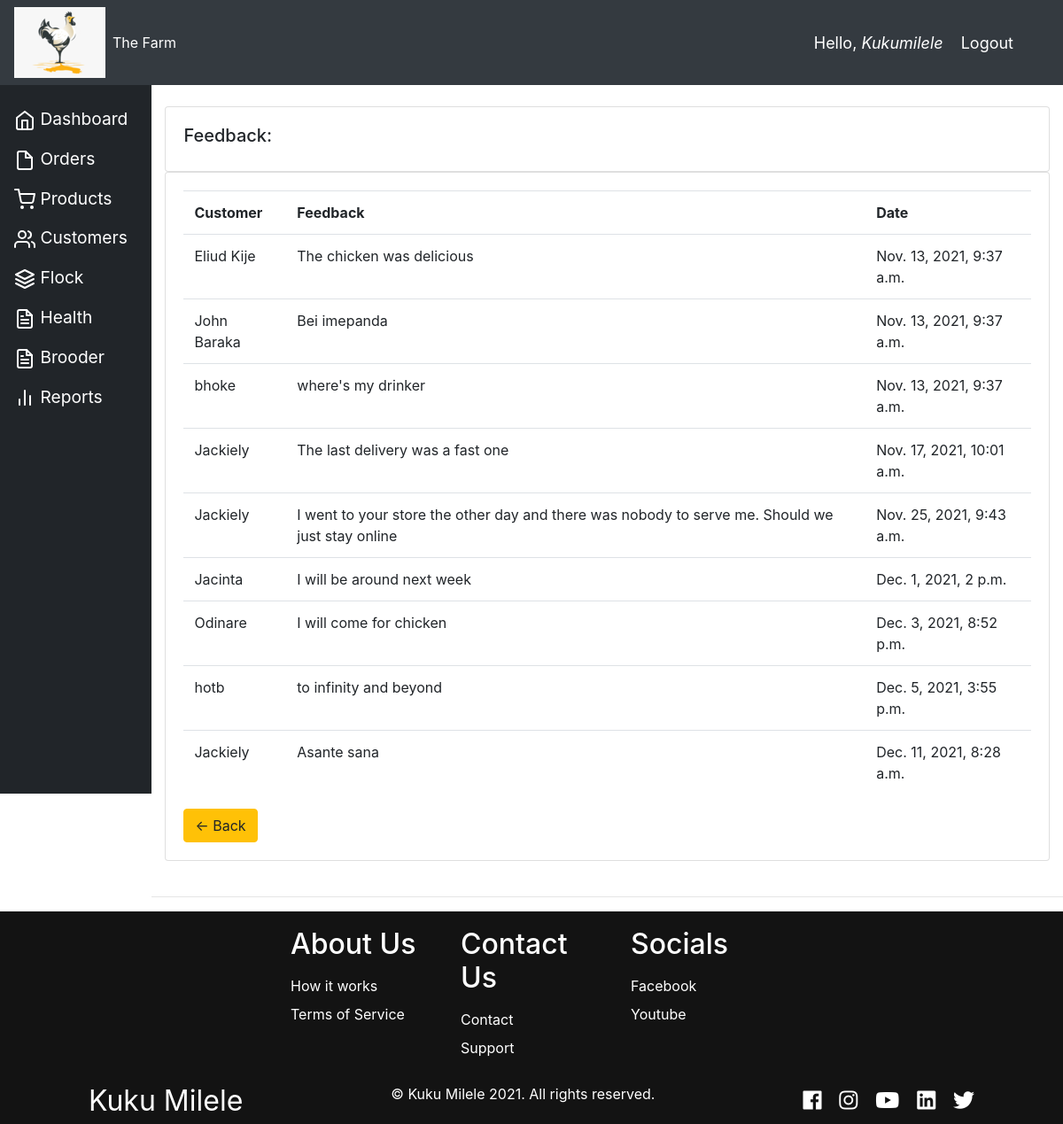
The app's page /all_feedback/ (signed in) with its own data.
### accounts/models.py (models this page shows, shortened)
class Feedback(models.Model):
    customer = models.ForeignKey(
        Customer, null=True, on_delete=models.SET_NULL)
    feedback_info = models.TextField()
    feedback_date = models.DateTimeField(auto_now_add=True, null=True)

class Customer(models.Model):
    user = models.OneToOneField(
        User, null=True, blank=True, on_delete=models.CASCADE)
    name = models.CharField(max_length=100, null=True)
    phone = models.CharField(max_length=15, null=True)
    profile_pic = models.ImageField(
        default="profile1.png", null=True, blank=True)
    date_created = models.DateTimeField(auto_now_add=True, null=True)
    is_staff = models.BooleanField(default=False, null=True)
    def __str__(self):
        return self.name

### accounts/decorators.py (the view)
        def wrapper_func(request, *args, **kwargs):
            group = None
            if request.user.groups.exists():
                group = request.user.groups.all()[0].name
            if group in allowed_roles:
                return view_func(request, *args, **kwargs)
            else:
                return HttpResponse('You are not authorized to view this page as per the decorator')

### accounts/views.py (called while the page is built)
@login_required(login_url="login")
@allowed_users(allowed_roles=["admin"])
def allFeedback(request):
    feedbacks = Feedback.objects.all()
    context = {"feedbacks": feedbacks}
    return render(request, "accounts/all_feedback.html", context)

### accounts/templates/accounts/all_feedback.html
{% extends 'accounts/main.html' %} {% block content %}
<br />
<div class="row">
  <div class="col-md">
    <div class="card card-body">
      <h5>Feedback:</h5>
    </div>
    <div class="card card-body">
      <table class="table">
        <tr>
          <th>Customer</th>
          <th>Feedback</th>
          <th>Date</th>
        </tr>
        {% for feedback in feedbacks %}
        <tr>
          <td>{{feedback.customer}}</td>
          <td>{{feedback.feedback_info}}</td>
          <td>{{feedback.feedback_date}}</td>
        </tr>
        {% endfor %}
      </table>
      <div class="back-btn">
        <a class="btn btn-warning" href="{% url 'home' %}"> &#8592; Back </a>
      </div>
    </div>
  </div>
</div>
{% endblock %}

### accounts/templates/accounts/navbar.html (shortened to what this page needs)
{% load static %}
<nav class="navbar navbar-expand-lg navbar-dark bg-dark">
  <a href="{% url 'home' %}"
    ><img src="{% static 'images/logo.png' %}" alt=""
  /></a>
  <div class="collapse navbar-collapse" id="navbarNav">
    <ul class="navbar-nav">
      <li class="nav-item active">
        <a class="nav-link" href="{% url 'home' %}">The Farm</a>
      </li>
    </ul>
  </div>
  <span class="hello-msg">Hello,<i class="username"> {{request.user}}</i></span>
  <span class="hello-msg"
    ><a class="hello-msg" href="{% url 'logout' %}">Logout</a></span
  >
</nav>

### static/css/main.css (style rules this page uses)
*, html { scroll-behavior: smooth; }
body { background-color: #ebeff5; }

### accounts/templates/accounts/navbar.html (style rules this page uses)
.hello-msg { font-size: 18px; color: #fff; margin-right: 20px; }

### records on screen
Feedback: customer "Eliud Kije", feedback_info "The chicken was delicious", feedback_date "Nov. 13, 2021, 9:37 a.m."
Feedback: customer "John Baraka", feedback_info "Bei imepanda", feedback_date "Nov. 13, 2021, 9:37 a.m."
Feedback: customer "bhoke", feedback_info "where's my drinker", feedback_date "Nov. 13, 2021, 9:37 a.m."
Feedback: customer "Jackiely", feedback_info "The last delivery was a fast one", feedback_date "Nov. 17, 2021, 10:01 a.m."
Feedback: customer "Jackiely", feedback_info "I went to your store the other day and there was nobody to serve me. Should we just stay online", feedback_date "Nov. 25, 2021, 9:43 a.m."
Feedback: customer "Jacinta", feedback_info "I will be around next week", feedback_date "Dec. 1, 2021, 2 p.m."
Feedback: customer "Odinare", feedback_info "I will come for chicken", feedback_date "Dec. 3, 2021, 8:52 p.m."
Feedback: customer "hotb", feedback_info "to infinity and beyond", feedback_date "Dec. 5, 2021, 3:55 p.m."
Feedback: customer "Jackiely", feedback_info "Asante sana", feedback_date "Dec. 11, 2021, 8:28 a.m."

### other values on screen
{{ request.user }} "Kukumilele"
